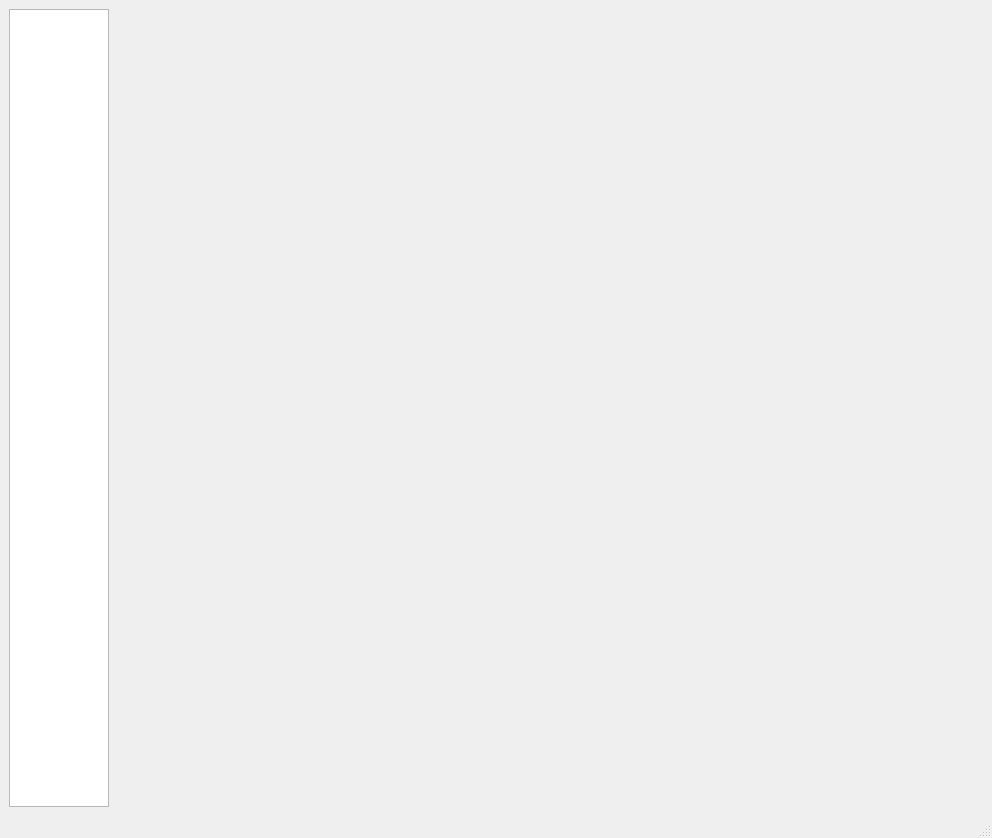
<?xml version="1.0" encoding="UTF-8"?>
<ui version="4.0">
 <class>MainWindow</class>
 <widget class="QMainWindow" name="MainWindow">
  <property name="geometry">
   <rect>
    <x>0</x>
    <y>0</y>
    <width>992</width>
    <height>838</height>
   </rect>
  </property>
  <property name="windowTitle">
   <string>MainWindow</string>
  </property>
  <widget class="QWidget" name="centralwidget">
   <layout class="QGridLayout" name="gridLayout_2">
    <item row="0" column="0" alignment="Qt::AlignLeft">
     <widget class="QListWidget" name="applist">
      <property name="sizePolicy">
       <sizepolicy hsizetype="Minimum" vsizetype="Expanding">
        <horstretch>0</horstretch>
        <verstretch>0</verstretch>
       </sizepolicy>
      </property>
      <property name="minimumSize">
       <size>
        <width>100</width>
        <height>0</height>
       </size>
      </property>
      <property name="maximumSize">
       <size>
        <width>25</width>
        <height>16777215</height>
       </size>
      </property>
      <property name="font">
       <font>
        <pointsize>10</pointsize>
       </font>
      </property>
     </widget>
    </item>
    <item row="0" column="1">
     <widget class="QStackedWidget" name="stack">
      <property name="sizePolicy">
       <sizepolicy hsizetype="Preferred" vsizetype="Preferred">
        <horstretch>20</horstretch>
        <verstretch>0</verstretch>
       </sizepolicy>
      </property>
      <property name="currentIndex">
       <number>-1</number>
      </property>
     </widget>
    </item>
   </layout>
  </widget>
  <widget class="QMenuBar" name="menubar">
   <property name="geometry">
    <rect>
     <x>0</x>
     <y>0</y>
     <width>992</width>
     <height>21</height>
    </rect>
   </property>
  </widget>
  <widget class="QStatusBar" name="statusbar"/>
 </widget>
 <resources/>
 <connections/>
</ui>
